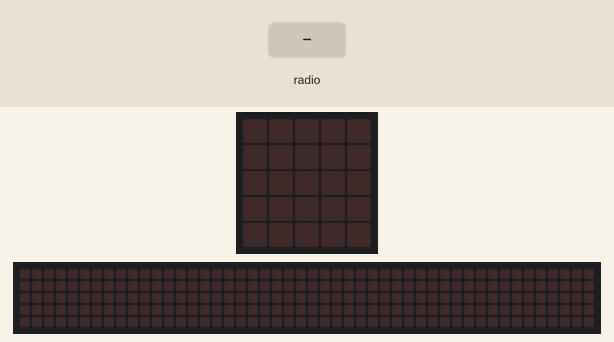
Recording of a program running on a simulated BBC micro:bit (MakeCode). Shown: the board's 5×5 LED display, a strip that is not on the board, showing the scrolling text unrolled. The inputs (shaded band) are chosen by the test bench. The 48×5 strip is a reading aid, not a part: it shows the text the display is scrolling, unrolled, one strip-width of it at a time.

Above: at 1.2 s.
1.3 s: radio message "5" arrives
At 1.37 s:
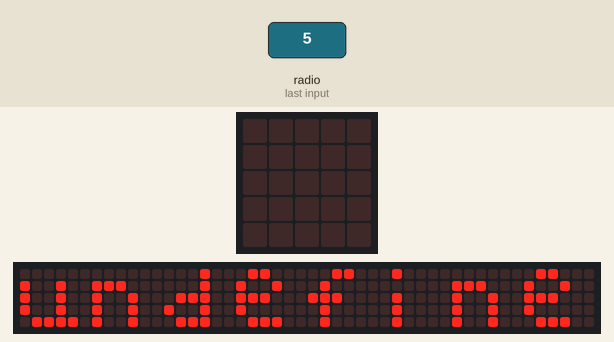
At 10.07 s:
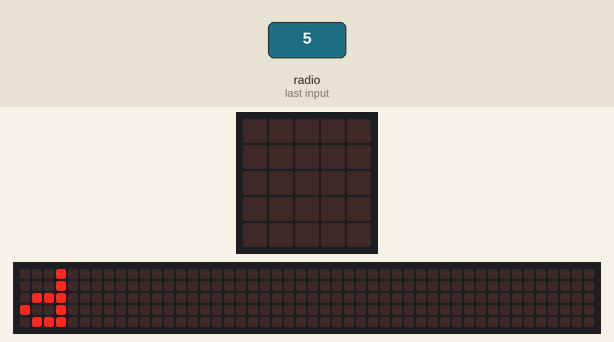
Timing chart, 0 to 11.6 s (numbered marks = the images above; inputs shaded):
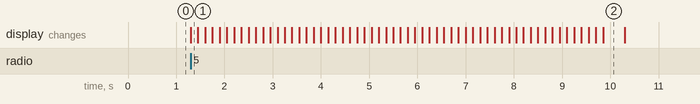

The program:

main.ts
```typescript
function seleccionarMúsica () {
    if (musica == 0) {
        partitura = [
        "c",
        "a",
        "b",
        "b",
        "b"
        ]
    }
    if (musica == 1) {
        partitura = [
        "a",
        "b",
        "c",
        "a",
        "b"
        ]
    }
    indicePartitura = 0
    basic.showString("" + (partitura[indicePartitura]))
}
radio.onReceivedNumber(function (receivedNumber) {
    musica = receivedNumber
    seleccionarMúsica()
})
function evaluarNota () {
    if (notaRecibida == partitura[indicePartitura]) {
        basic.showIcon(IconNames.Yes)
        indicePartitura += 1
        if (indicePartitura == partitura.length) {
            basic.showIcon(IconNames.Happy)
        } else {
            basic.showString("" + (partitura[indicePartitura]))
        }
    } else {
        basic.showIcon(IconNames.No)
        basic.showString("" + (partitura[indicePartitura]))
    }
}
radio.onReceivedString(function (receivedString) {
    notaRecibida = receivedString
    evaluarNota()
})
let notaRecibida = ""
let indicePartitura = 0
let partitura: string[] = []
let musica = 0
radio.setGroup(3)
```

test.ts
```typescript
// aquí va el archivo "tests"; esto no se compilará cuando este paquete se utilice como una extensión.
```

Measured:
- after the input at 1.3 s, the display: changes at once (image 1)
- what the display in image 2 shows lasts 0.4 s, from 9.9 s to 10.3 s
